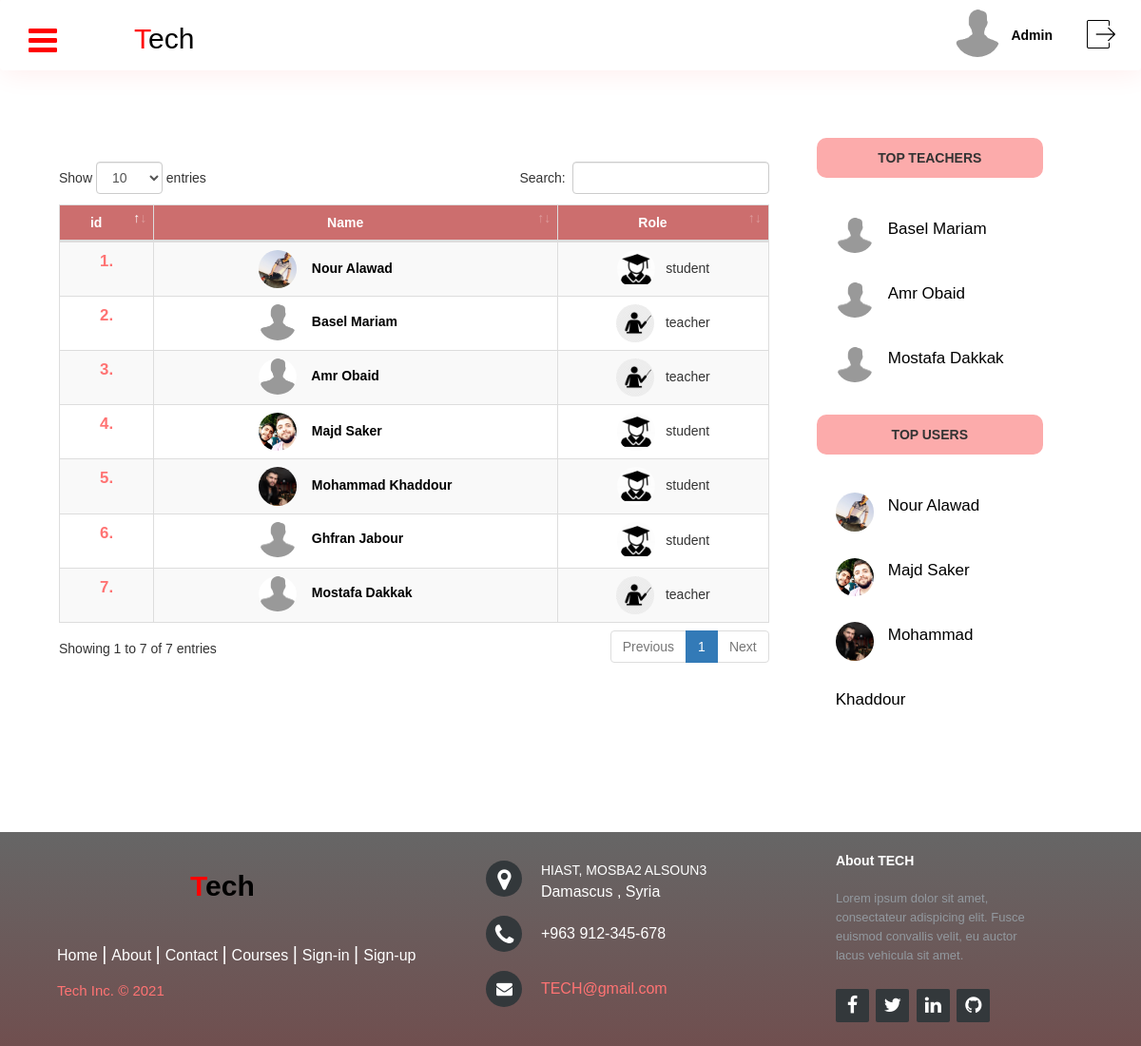
/users/allUsers (signed in), run on the app's committed database.
### tables this page shows
CREATE TABLE `user` (
  `id` int(11) NOT NULL,
  `first_name` varchar(50) NOT NULL,
  `last_name` varchar(50) NOT NULL,
  `password_hash` varchar(5000) NOT NULL,
  `email` varchar(100) DEFAULT NULL,
  `is_active` tinyint(4) DEFAULT 1,
  `role` varchar(45) NOT NULL,
  `bio` varchar(200) NOT NULL,
  `mobile_number` bigint(14) NOT NULL DEFAULT 963912345678,
  `birthday` date NOT NULL DEFAULT '1990-01-01',
  `gender` varchar(6) NOT NULL DEFAULT 'male',
  `img_url` varchar(5000) NOT NULL DEFAULT 'default.jpg',
  `facebook_url` varchar(5000) NOT NULL,
  `facebook_token` varchar(5000) NOT NULL
);

CREATE TABLE `teacher` (
  `user_id` int(11) NOT NULL,
  `degree` varchar(100) DEFAULT NULL
);

CREATE TABLE `student` (
  `user_id` int(11) NOT NULL,
  `section` varchar(100) DEFAULT NULL
);

### index.php (called while the page is built, shortened)
<?php
require 'application/libs/controller.php';
$app = new Application();

### application/models/userModel.php (called while the page is built, shortened)
<?php
class userModel
{
    function __construct($db) {
        try {
            $this->db = $db;
        } catch (PDOException $e) {
            exit('Database connection could not be established.');
        }
    }
    public function getAllUsers(){
        $sql = "SELECT * FROM `user`";
        $query = $this->db->prepare($sql);
        $query->execute(array());
        return $query->fetchAll();
    }
}

### application/libs/controller.php (called while the page is built, shortened)
<?php
class Controller
{
    public $db = null;
    private function openDatabaseConnection()
    {
        $options = array(PDO::ATTR_DEFAULT_FETCH_MODE => PDO::FETCH_OBJ, PDO::ATTR_ERRMODE => PDO::ERRMODE_WARNING);
        $this->db = new PDO(DB_TYPE . ':host=' . DB_HOST . ';dbname=' . DB_NAME, DB_USER, DB_PASS, $options);
    }
    public function loadModel($model_name)
    {
        return new $model_name($this->db);
    }
}

### application/models/teacherModel.php (called while the page is built, shortened)
<?php
class teacherModel
{
    function __construct($db) {
        try {
            $this->db = $db;
        } catch (PDOException $e) {
            exit('Database connection could not be established.');
        }
    }
    public function getTeachers() {
        $sql = "SELECT user_id, user.first_name, user.last_name, user.img_url
                from teacher, user
                WHERE user_id = user.id ";
        $query = $this->db->prepare($sql);
        $query->execute();
        return $query->fetchAll();
    }
}

### application/models/studentModel.php (called while the page is built)
<?php
class studentModel
{
    function __construct($db) {
        try {
            $this->db = $db;
        } catch (PDOException $e) {
            exit('Database connection could not be established.');
        }
    }
    public function getStudents() {
        $sql = "SELECT user_id, user.first_name, user.last_name, user.img_url
                from student, user
                WHERE user_id = user.id ";
        $query = $this->db->prepare($sql);
        $query->execute();
        return $query->fetchAll();
    }
}

### application/views/allUsers/index.php (the view, shortened to what this page needs)
<div class="main-body" style="min-height: calc(100vh - 300px);">
    <div class="real-body">
        <div class="usertable-container all-users">
            <table id="usertable" class="table table-striped table-bordered" style="width: 100%">
                <thead>
                    <tr style="background-color: #cc6e6e;">
                        <th>id</th>
                        <th>Name</th>
                        <th>Role</th>
                    </tr>
                </thead>
                <tbody>
                    <?php
                    foreach ($users as $tmp){
                        if ($tmp->role != "admin") {
                    ?>
                    <tr>
                        <td class="user-id"><?php echo $tmp->id."."; ?></td>
                            <td style="text-align: left;">
                                <div class="username-container">
                                    <a href="<?php echo URL; ?>users/profile/<?php echo $tmp->id; ?>">
                                        <img src="<?php echo URL; ?>public/profile-pics/<?php echo $tmp->img_url; ?>" alt=""
                                            style="">&nbsp;&nbsp;&nbsp;
                                        <?php echo " ".$tmp->first_name." ".$tmp->last_name; ?>
                                    </a>
                                </div>
                            </td>
                        <td>
                            <?php if ($tmp->role=="student") { ?>
                            <img src="<?php echo URL; ?>public/icons/student.png" alt=""
                                 style="">&nbsp;&nbsp;
                            <?php } else { ?>
                            <img src="<?php echo URL; ?>public/icons/teacher.png" alt=""
                                 style="">&nbsp;&nbsp;
                            <?php } ?>
                            <?php echo $tmp->role; ?>
                        </td>
                    </tr>
                    <?php  }} ?>
                </tbody>
            </table>
        </div>
    </div>

### application/views/_templates/info-header.php (shortened to what this page needs)
<!DOCTYPE html>
<html lang="en">
<head>
    <link rel="stylesheet" href="https://use.fontawesome.com/releases/v5.5.0/css/all.css">
    <link rel="stylesheet" href="<?php echo URL; ?>public/css/table.css">
    <link rel="stylesheet" href="<?php echo URL; ?>public/bootstrap-3.4.1-dist/css/bootstrap.min.css">
    <link rel="stylesheet" href="<?php echo URL; ?>public/DataTables-1.10.20/css/dataTables.bootstrap4.min.css">
    <link rel="stylesheet" href="<?php echo URL; ?>public/fonts/font-awesome-4.7.0/css/font-awesome.min.css">
    <link rel="stylesheet" href="<?php echo URL; ?>public/css/header.css">
    <link rel="stylesheet" href="<?php echo URL; ?>public/css/header-footer-rightsidebar.css">
    <link rel="stylesheet" href="<?php echo URL; ?>public/css/table-with-header-footer-rightsidebar.css">
    <link rel="stylesheet" href="<?php echo URL; ?>public/css/login.css">
    <link rel="stylesheet" href="<?php echo URL; ?>public/css/register.css">
    <link rel="stylesheet" href="<?php echo URL; ?>public/css/login-register.css">
    <link rel="stylesheet" href="<?php echo URL; ?>public/css/courseDetails.css">
    <link rel="stylesheet" href="<?php echo URL; ?>public/css/rating.css">
    <link rel="stylesheet" href="<?php echo URL; ?>public/css/contact.css">
    <link rel="stylesheet" href="<?php echo URL; ?>public/css/about.css">
    <link rel="stylesheet" href="<?php echo URL; ?>public/css/notification.css">
    <link rel="stylesheet" href="<?php echo URL; ?>public/css/allusers.css">
    <link rel="stylesheet" href="<?php echo URL; ?>public/css/error.css">
</head>
<body>
    <header>
        <?php if (!isset($_SESSION['user'])) { ?>
        <nav class="nav" id="nav" onscroll="light()">
            <div class="navbar navbar-fixed">
                <div class="logo">
                    <a href="<?php echo URL; ?>">
                        <p><span>T</span>ech</p>
                    </a>
                </div>
                <ul class="nav-items tmp-lg" style="margin-top: 17px;">
                    <li class="mid-nav"><a href="<?php echo URL; ?>home/index">Home</a></li>
                    <li class="mid-nav"><a href="<?php echo URL; ?>info/about">About</a></li>
                    <li class="mid-nav"><a href="<?php echo URL; ?>courses">Courses</a></li>
                    <li class="mid-nav"><a href="<?php echo URL; ?>info/contact">Contact</a></li>
                    <li><a href="<?php echo URL; ?>login/"><input type="button" value="Sign-in" id="sign-in"></a></li>
                    <li><a href="<?php echo URL; ?>register/"><input type="button" value="Sign-up" id=sign-up></a></li>
                </ul>
            </div>
            <?php } else { ?>
            <nav class="nav" id="nav" onscroll="light()">
                <div class="navbar navbar-fixed">
                    <div class="logo">
                        <a href="<?php echo URL;?>">
                            <p><span>T</span>ech</p>
                        </a>
                    </div>
                    <div class="homepage-logout">
                        <a href="<?php echo URL;?>">
                            <form class="logout" name="logout" action="<?php echo URL; ?>logout/log_out" method="POST">
                                <button type='submit' name="submit-logout"
                                    style="background: transparent; border: none; outline: none;">
                                    <img src="<?php echo URL; ?>public/icons/logout-icon.png" alt="">
                                </button>
                            </form>
                        </a>
                        <div class="nav-username">
                            <a href="<?php echo URL;?>users/profile/<?php echo $_SESSION['user']->id;?>">
                                <span>
                                    <?php
                                    echo $_SESSION['user']->first_name;
                                    ?>
                                </span>
                            </a>
                        </div>
                        <div class="nav-profile">
                            <a href="<?php echo URL;?>users/profile/<?php echo $_SESSION['user']->id;?>">
                                <img src="<?php echo URL; ?>public/profile-pics/<?php echo $_SESSION['user']->img_url; ?>"
                                    alt="profile">
                            </a>
                        </div>
                    </div>
                </div>
            </nav>
            <?php } ?>
            <label for="check">
                <i class="fa fa-bars" id="sidebar-btn"></i>
            </label>
    </header>

### application/views/_templates/right-sidebar.php (shortened to what this page needs)
<div class="right-side-bar">
    <div class="right-content">
        <div class="tops">
            <div class="bests">
                <span>TOP TEACHERS</span>
            </div>
            <ul style="list-style-type: none;">
                <?php
              $teacher = $teacherModel->getTeachers();
              foreach ($teacher as $tmp){
              ?>
                <a href='<?php echo URL; ?>users/profile/<?php echo $tmp->user_id; ?>'>
                    <li>
                        <div class="tops-profile">
                            <img src="<?php echo URL; ?>public/profile-pics/<?php echo $tmp->img_url; ?>" alt="">
                        </div>
                        <span class="top-teacher-name"><?php echo ($tmp->first_name ." ". $tmp->last_name);?></span>
                    </li>
                </a>
                <?php } ?>
            </ul>
        </div>
        <div class="tops">
            <div class="bests">
                <span>TOP USERS</span>
            </div>
            <ul style="list-style-type: none;">
                <?php
              $count=0;
              $student = $studentModel->getStudents();
              foreach ($student as $tmp){
                $count=$count+1;
                if ($count>3)
                  break;
              ?>
                <a href="<?php echo URL; ?>users/profile/<?php echo $tmp->user_id; ?>">
                    <li>
                        <div class="tops-profile">
                            <img src="<?php echo URL; ?>public/profile-pics/<?php echo $tmp->img_url; ?>" alt="">
                        </div>
                        <span class="top-teacher-name"><?php echo ($tmp->first_name ." ". $tmp->last_name);?></span>
                    </li>
                </a>
                <?php } ?>
            </ul>
        </div>
    </div>
</div>

### public/css/table.css (style rules this page uses)
#usertable th, #usertable td { text-align: center; }
#usertable thead>tr>th { color: white; }
.usertable-container { box-sizing: border-box; padding: 50px; }

### public/css/header.css (style rules this page uses)
.nav-username { float: right; height: 100%; padding-top: 27px; margin-right: 30px; margin-left: 10px }
.nav-username a { color:black; text-decoration: none; }
.nav-username span { font-weight: bolder; }
.nav-profile { float: right; }
.nav-profile a { text-decoration: none; }
.nav-profile img { margin-top: 10px; margin-left: 20px; border-radius: 50%; width: 50px; height: 50px; }
.logo p { position: absolute; left: 20px; width: 150px; height: auto; font-family: Impact, Haettenschweiler, 'Arial Narrow Bold', sans-serif; font-size: 30px; color: black; }
.logo p span { color: red; }
.navbar-fixed { position: fixed; width: 100%; box-sizing: border-box; top: -1px; height: 75px; left: 0; right: 0; background: rgb(255, 255, 255); z-index: 1; display: block; box-shadow: 2px 2px 30px rgba(255,0,0,0.08); }
.logout { float: right; }
.logout img { margin-top: 20px; margin-right: 20px; width: 30px; height: auto; }
.homepage-logout { float:right; box-sizing: border-box; }

### public/css/header-footer-rightsidebar.css (style rules this page uses)
body { margin: 0; padding: 0; font-family: Arial, Helvetica, sans-serif; }
.logo p { margin-left: 120px; margin-top: 20px; width: 150px; height: auto; color: black; float: left; font-family: Impact, Haettenschweiler, 'Arial Narrow Bold', sans-serif; font-size: 30px; }
.logo p span { color: red; }
.navbar-fixed { position: fixed; background: transparent; width: 100%; box-sizing: border-box; top: -1px; height: 75px; left: 0; right: 0; z-index: 1; display: block; transition: all 0.5s ease; }
@media (max-width: 1200px) { .logo p { float: right; } }
.main-body { box-sizing: border-box; width: 98vw; max-width: 1300px; margin: auto; display: flex; flex-direction: row; }
.real-body { margin-top: 100px; float: left; width: 66%; height: auto; }
.right-side-bar { margin-top: 100px; float: right; width: 33%; height: auto; }
.right-content { padding-top: 25px; }
.bests { background-color: #fa79799f; line-height: 3; font-weight: bolder; text-align: center; box-sizing: border-box; border-radius: 10px; margin-bottom: 20px; }
.tops { width: 75%; margin-bottom: 25px; box-sizing: border-box; }
.tops-profile { float: left; margin-right: 15px; }
.tops-profile img { width: 40px; border-radius: 50%; margin-top: 12px; }
.tops ul { padding: 0; margin: 0; list-style-type: none; display: flex; flex-direction: column; }
.tops ul li { margin: 0; padding: 0; padding-left: 20px; }
.tops a { text-decoration: none; color: black; font-size: 17px; line-height: 4; }
label #sidebar-btn,label #sidebar-cancel { position: fixed; z-index: 1; margin-top: 20px; cursor: pointer; color: red; border-radius: 5px; margin-left: 30px; font-size: 35px; transition: all .5s ease; }

### public/css/table-with-header-footer-rightsidebar.css (style rules this page uses)
body { margin: 0; padding: 0; font-family: Arial, Helvetica, sans-serif; }
.logo p { margin-left: 120px; margin-top: 20px; width: 150px; height: auto; color: black; float: left; font-family: Impact, Haettenschweiler, 'Arial Narrow Bold', sans-serif; font-size: 30px; }
.logo p span { color: red; }
@media (max-width: 1200px) { .logo p { float: right; } }
.main-body { box-sizing: border-box; width: 98vw; max-width: 1300px; margin: auto; display: flex; flex-direction: row; }
.real-body { margin-top: 100px; float: left; width: 72%; height: auto; }
.right-side-bar { margin-top: 100px; float: right; width: 27%; height: auto; }
.right-content { padding-top: 25px; }
.bests { background-color: #fa79799f; line-height: 3; font-weight: bolder; text-align: center; box-sizing: border-box; border-radius: 10px; margin-bottom: 20px; }
.tops { width: 75%; margin-bottom: 25px; box-sizing: border-box; }
.tops-profile { float: left; margin-right: 15px; }
.tops-profile img { width: 40px; border-radius: 50%; margin-top: 12px; }
.tops ul { padding: 0; margin: 0; list-style-type: none; display: flex; flex-direction: column; }
.tops ul li { margin: 0; padding: 0; padding-left: 20px; }
.tops a { text-decoration: none; color: black; font-size: 17px; line-height: 4; }
label #sidebar-btn,label #sidebar-cancel { position: fixed; z-index: 15; margin-top: 15px; cursor: pointer; color: red; border-radius: 5px; margin-left: 30px; font-size: 35px; transition: all .5s ease; }

### public/css/contact.css (style rules this page uses)
.real-body { margin-top: 100px !important; }

### public/css/about.css (style rules this page uses)
.real-body { margin-top: 100px !important; }

### data on the page
user: first_name "Admin", img_url (placeholder picture)
user: id "1", img_url (picture), first_name "Nour", last_name "Alawad", role "student"
user: id "2", img_url (placeholder picture), first_name "Basel", last_name "Mariam", role "teacher"
user: id "3", img_url (placeholder picture), first_name "Amr", last_name "Obaid", role "teacher"
user: id "4", img_url (picture), first_name "Majd", last_name "Saker", role "student"
user: id "5", img_url (picture), first_name "Mohammad", last_name "Khaddour", role "student"
user: id "6", img_url (placeholder picture), first_name "Ghfran", last_name "Jabour", role "student"
user: id "7", img_url (placeholder picture), first_name "Mostafa", last_name "Dakkak", role "teacher"
teacher: user_id.img_url (placeholder picture), user_id.first_name "Basel", user_id.last_name "Mariam"
teacher: user_id.img_url (placeholder picture), user_id.first_name "Amr", user_id.last_name "Obaid"
teacher: user_id.img_url (placeholder picture), user_id.first_name "Mostafa", user_id.last_name "Dakkak"
student: user_id.img_url (picture), user_id.first_name "Nour", user_id.last_name "Alawad"
student: user_id.img_url (picture), user_id.first_name "Majd", user_id.last_name "Saker"
student: user_id.img_url (picture), user_id.first_name "Mohammad", user_id.last_name "Khaddour"
